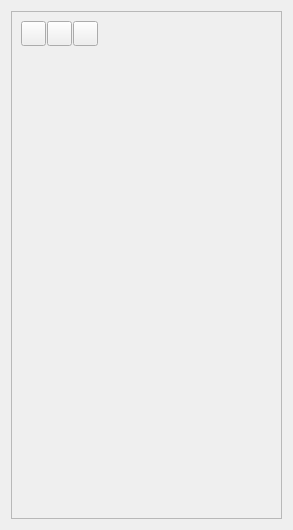
<?xml version="1.0" encoding="UTF-8"?>
<ui version="4.0">
 <class>RobotDockWidget</class>
 <widget class="QWidget" name="RobotDockWidget">
  <property name="geometry">
   <rect>
    <x>0</x>
    <y>0</y>
    <width>293</width>
    <height>530</height>
   </rect>
  </property>
  <property name="windowTitle">
   <string>Form</string>
  </property>
  <layout class="QVBoxLayout" name="verticalLayout_2">
   <item>
    <widget class="QFrame" name="frame">
     <property name="frameShape">
      <enum>QFrame::StyledPanel</enum>
     </property>
     <property name="frameShadow">
      <enum>QFrame::Raised</enum>
     </property>
     <layout class="QVBoxLayout" name="verticalLayout">
      <item>
       <layout class="QHBoxLayout" name="horizontalLayout">
        <property name="spacing">
         <number>1</number>
        </property>
        <item>
         <widget class="QPushButton" name="pushButton">
          <property name="minimumSize">
           <size>
            <width>25</width>
            <height>25</height>
           </size>
          </property>
          <property name="maximumSize">
           <size>
            <width>25</width>
            <height>25</height>
           </size>
          </property>
          <property name="toolTip">
           <string>&lt;html&gt;&lt;head/&gt;&lt;body&gt;&lt;p&gt;Import Path&lt;/p&gt;&lt;/body&gt;&lt;/html&gt;</string>
          </property>
          <property name="text">
           <string/>
          </property>
          <property name="icon">
           <iconset resource="../AMWindow.qrc">
            <normaloff>:/amwind/figure/am_wind/open.png</normaloff>:/amwind/figure/am_wind/open.png</iconset>
          </property>
         </widget>
        </item>
        <item>
         <widget class="QPushButton" name="pushButton_2">
          <property name="minimumSize">
           <size>
            <width>25</width>
            <height>25</height>
           </size>
          </property>
          <property name="maximumSize">
           <size>
            <width>25</width>
            <height>25</height>
           </size>
          </property>
          <property name="toolTip">
           <string>&lt;html&gt;&lt;head/&gt;&lt;body&gt;&lt;p&gt;Run the Solver&lt;/p&gt;&lt;/body&gt;&lt;/html&gt;</string>
          </property>
          <property name="text">
           <string/>
          </property>
          <property name="icon">
           <iconset resource="../AMWindow.qrc">
            <normaloff>:/amwind/figure/am_wind/ok.png</normaloff>:/amwind/figure/am_wind/ok.png</iconset>
          </property>
          <property name="checkable">
           <bool>true</bool>
          </property>
         </widget>
        </item>
        <item>
         <widget class="QPushButton" name="pushButton_3">
          <property name="maximumSize">
           <size>
            <width>25</width>
            <height>25</height>
           </size>
          </property>
          <property name="toolTip">
           <string>&lt;html&gt;&lt;head/&gt;&lt;body&gt;&lt;p&gt;Show the Results&lt;/p&gt;&lt;/body&gt;&lt;/html&gt;</string>
          </property>
          <property name="text">
           <string/>
          </property>
          <property name="icon">
           <iconset resource="../AMWindow.qrc">
            <normaloff>:/amwind/figure/am_wind/animation.png</normaloff>:/amwind/figure/am_wind/animation.png</iconset>
          </property>
         </widget>
        </item>
        <item>
         <spacer name="horizontalSpacer">
          <property name="orientation">
           <enum>Qt::Horizontal</enum>
          </property>
          <property name="sizeHint" stdset="0">
           <size>
            <width>40</width>
            <height>20</height>
           </size>
          </property>
         </spacer>
        </item>
       </layout>
      </item>
      <item>
       <spacer name="verticalSpacer">
        <property name="orientation">
         <enum>Qt::Vertical</enum>
        </property>
        <property name="sizeHint" stdset="0">
         <size>
          <width>20</width>
          <height>456</height>
         </size>
        </property>
       </spacer>
      </item>
     </layout>
    </widget>
   </item>
  </layout>
 </widget>
 <resources>
  <include location="../AMWindow.qrc"/>
 </resources>
 <connections/>
</ui>
